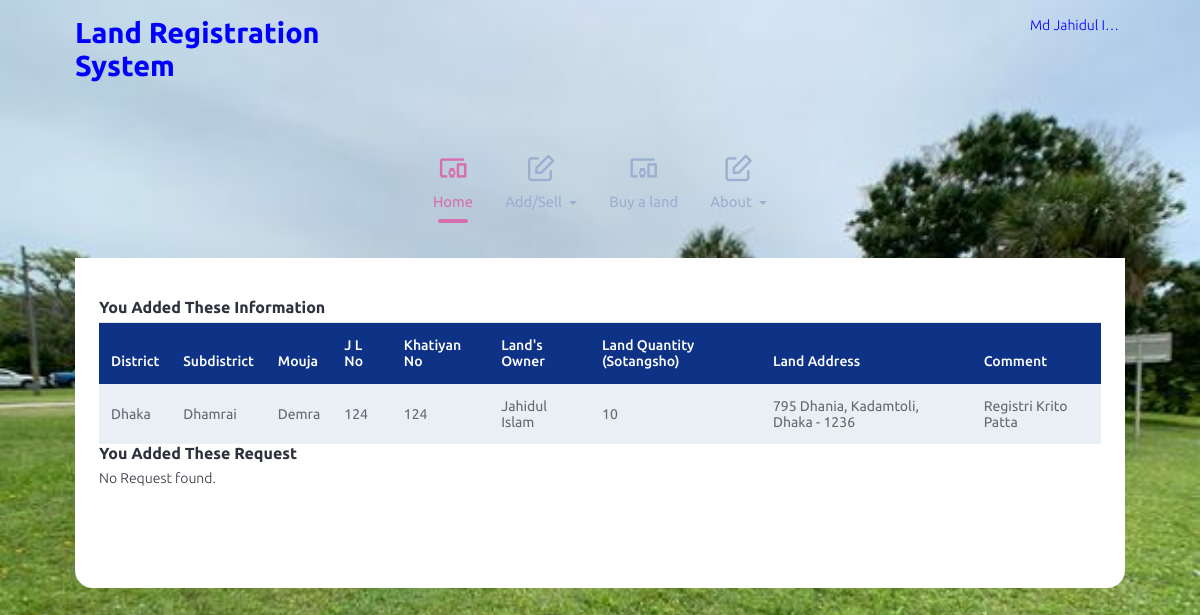
/profile.php (signed in), run on the app's committed database.
### tables this page shows
CREATE TABLE `sa` (
  `id` int(10) unsigned NOT NULL AUTO_INCREMENT,
  `user_id` varchar(255) DEFAULT NULL,
  `district` varchar(255) DEFAULT NULL,
  `subdistrict` varchar(255) DEFAULT NULL,
  `mouja` varchar(255) DEFAULT NULL,
  `ze_el_no` varchar(255) DEFAULT NULL,
  `khatiyan_no` varchar(255) DEFAULT NULL,
  `land_owner` varchar(255) DEFAULT NULL,
  `land_quantity` varchar(255) DEFAULT NULL,
  `land_address` varchar(255) DEFAULT NULL,
  `status` varchar(255) DEFAULT NULL,
  `comment` varchar(255) DEFAULT NULL,
  `hash` varchar(255) DEFAULT NULL,
  PRIMARY KEY (`id`),
  KEY `fk_sa_user` (`user_id`),
  CONSTRAINT `fk_sa_user` FOREIGN KEY (`user_id`) REFERENCES `user_information` (`user_id`) ON DELETE CASCADE ON UPDATE CASCADE
);

### UI/profile_table.php (the view)
<?php
	require('database/connection.php');
	$userid = $_SESSION['useridusr'];
?>
<table id="basicExample" class="table m-0">
<?php
	$sql = "SELECT * FROM sa where user_id = '$userid'";
	$result = $con->query($sql);
	if ($result->num_rows > 0) {
		?>
		<thead>
			<tr>
			<th >District</th>
			<th >Subdistrict</th>
			<th >Mouja</th>
			<th >J L No</th>
			<th >Khatiyan No</th>
			<th >Land's Owner</th>
			<th >Land Quantity (Sotangsho)</th>
			<th >Land Address</th>
			<th >Comment</th>
		</tr>
		</thead>
	<?php
	while($row = $result->fetch_assoc()) {
	?>
		<tbody>
			<tr>
			<td><?php echo $row['district']; ?></td>
			<td><?php echo $row['subdistrict']; ?></td>
			<td><?php echo $row['mouja']; ?></td>
			<td><?php echo $row['ze_el_no']; ?></td>
			<td><?php echo $row['khatiyan_no']; ?></td>
			<td><?php echo $row['land_owner']; ?></td>
			<td><?php echo $row['land_quantity']; ?></td>
			<td><?php echo $row['land_address']; ?></td>
			<td><?php echo $row['comment']; ?></td>
		</tr>
		</tbody>
		<?php }
		} else echo"<p>No Result found.</p>"?>
</table>

### data on the page
sa: district "Dhaka", subdistrict "Dhamrai", mouja "Demra", ze_el_no "124", khatiyan_no "124", land_owner "Jahidul Islam", land_quantity "10", land_address "795 Dhania, Kadamtoli, Dhaka - 1236", comment "Registri Krito Patta"

### other printed values
$name "Md Jahidul I…"
